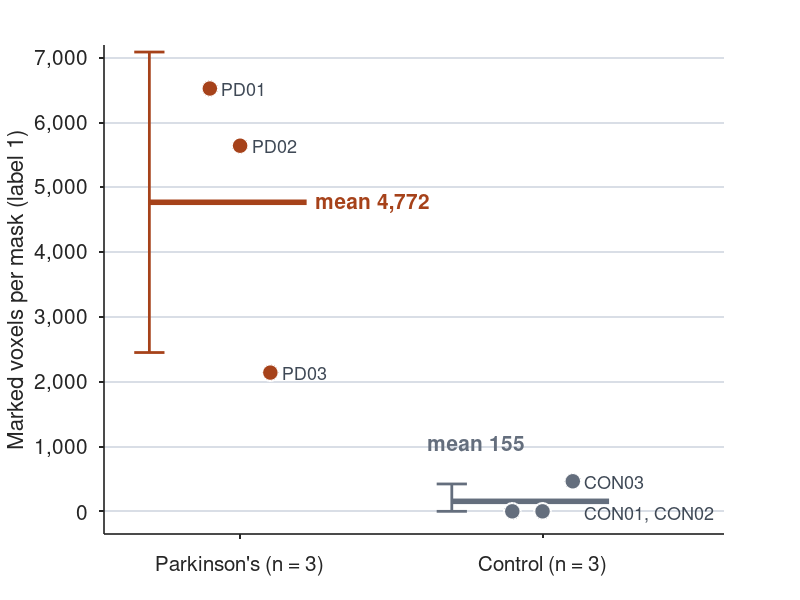
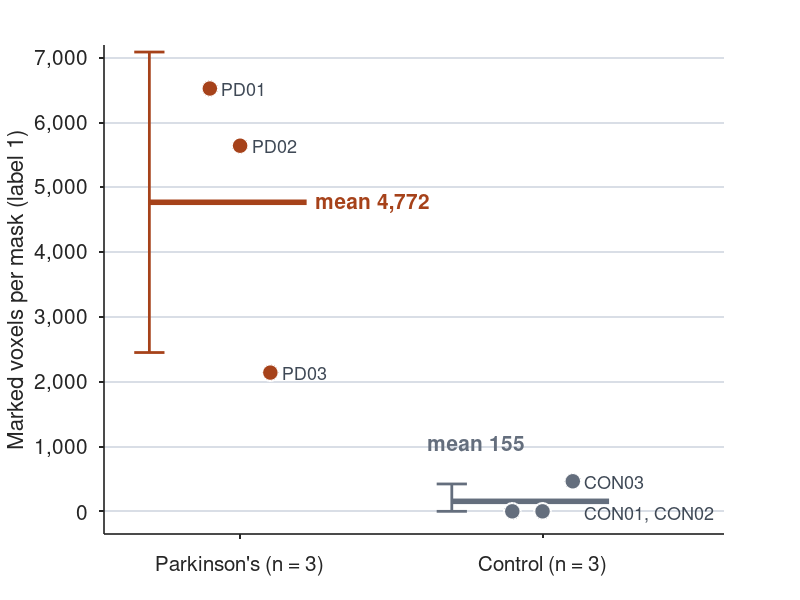

These charts were generated, in order, by the following MATLAB code:
% plot_lesion_groups.m
% Lesson 5 capstone: number of marked voxels (label 1) per manual ITK-SNAP mask,
% Parkinson's disease (PD) vs. control. Values are the measure_lesion_masks.sh
% output from one student's run of the lesson.
% Runs in MATLAB (R2016b or later) and GNU Octave (6 or later).
%
% Plot: one dot per participant, horizontal bar = group mean, whisker = +/- 1 sample SD
% (n = 3 per group; the lower whisker is truncated at 0). Counts are voxels, not mm^3.
% The two control values of 0 are saved masks in which nothing was marked.

ids    = {'PD01','PD02','PD03','CON01','CON02','CON03'};
voxels = [6528 5645 2142 0 0 464];
isPD   = logical([1 1 1 0 0 0]);

cPD  = [166 66 26]/255;    % Lesson 5 accent
cCON = [100 110 125]/255;  % neutral gray
lab  = [0.25 0.29 0.34];   % label gray

grp = {voxels(isPD), voxels(~isPD)};
mu  = cellfun(@mean, grp);
sd  = cellfun(@std,  grp);
col = {cPD, cCON};

fig = figure('Color','w','Units','pixels','Position',[100 100 820 640]);
ax  = axes('Parent',fig); hold(ax,'on');

for g = 1:2
    wx = g - 0.30;                          % SD whisker sits left of the dots
    lo = max(mu(g) - sd(g), 0); hi = mu(g) + sd(g);
    plot(ax, [wx wx], [lo hi], '-', 'Color',col{g}, 'LineWidth',2);
    plot(ax, wx + [-0.05 0.05], [hi hi], '-', 'Color',col{g}, 'LineWidth',2);
    plot(ax, wx + [-0.05 0.05], [lo lo], '-', 'Color',col{g}, 'LineWidth',2);
    plot(ax, [wx g+0.22], [mu(g) mu(g)], '-', 'Color',col{g}, 'LineWidth',4);   % mean
    v = grp{g};
    plot(ax, g + [-0.10 0 0.10], v, 'o', 'MarkerSize',12, ...
         'MarkerFaceColor',col{g}, 'MarkerEdgeColor','w', 'LineWidth',1.5);
end

% participant labels
text(0.94, 6528, 'PD01', 'FontSize',13, 'Color',lab);
text(1.04, 5645, 'PD02', 'FontSize',13, 'Color',lab);
text(1.14, 2142, 'PD03', 'FontSize',13, 'Color',lab);
text(2.14,  464, 'CON03', 'FontSize',13, 'Color',lab);
text(2.14,  -40, 'CON01, CON02', 'FontSize',13, 'Color',lab);

% mean labels
fmt = @(n) regexprep(sprintf('%d', round(n)), '(\d)(\d{3})$', '$1,$2');
text(1.25, mu(1), ['mean ' fmt(mu(1))], 'FontSize',15, 'FontWeight','bold', 'Color',cPD);
text(1.62, 1050,  ['mean ' fmt(mu(2))], 'FontSize',15, 'FontWeight','bold', 'Color',cCON);

set(ax, 'XLim',[0.55 2.6], 'YLim',[-350 7200], 'XTick',[1 2], ...
        'XTickLabel',{'Parkinson''s (n = 3)','Control (n = 3)'}, ...
        'YTick',0:1000:7000, 'YTickLabel',{'0','1,000','2,000','3,000','4,000','5,000','6,000','7,000'}, ...
        'FontSize',15, 'LineWidth',1.2, 'TickDir','out', 'TickLength',[0.008 0.008], ...
        'Box','off', 'YGrid','on', 'GridColor',[0.85 0.87 0.9], 'GridAlpha',1);
ylabel(ax, 'Marked voxels per mask (label 1)', 'FontSize',16);

print(fig, 'lesion_groups.png', '-dpng', '-r220');
print(fig, 'lesion_groups.svg', '-dsvg');
